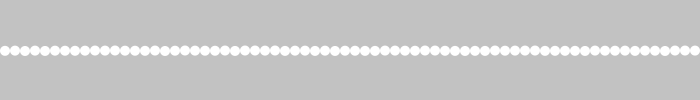
Frame 1 (no input)
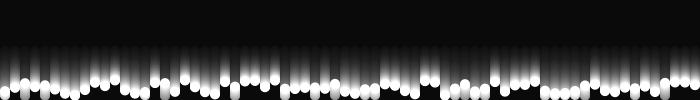
Frame 60 (the mouse pressed at the canvas centre just before this capture)
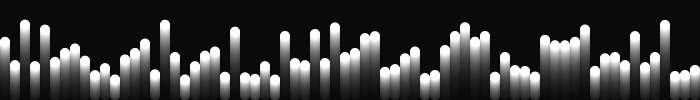
Frame 120 (the mouse held since frame 60 and released just before this capture)

The Processing sketch that drew these frames (run headless with seeded random() and noise(); from frame 60 on, the mouse is pressed at the canvas centre):

// Processing sketch: bouncing_balls
// ── bouncing_balls.pde
Spot[] spots;

void setup(){
  size(700,100);
  int numSpots = 70;
  int diameter = width/numSpots;
  spots = new Spot[numSpots];
  for(int i=0; i < spots.length; i++){
    float x = diameter/2 + i*diameter;
    float rate = random(0.5, 1);
    spots[i] = new Spot(x, 50, diameter, rate);
  }
  noStroke();
}

void draw(){
  fill(0,12);
  rect(0,0,width, height);
  fill(255);
  for(int i = 0; i < spots.length; i++){
    spots[i].move();
    spots[i].display();
  }
}

class Spot{
  float x, y;
  float diameter;
  float speed;
  int direction = 1;
  
  Spot(float xpos, float ypos, float dia, float sp){
    x = xpos;
    y = ypos;
    diameter = dia;
    speed = sp;
  }
  
  void move(){
    y += (speed * direction);
    if((y > (height - diameter/2)) || (y < diameter/2)){
      direction *= -1;
    }
  }
  
  void display(){
    ellipse(x,y,diameter, diameter);
  }
}
